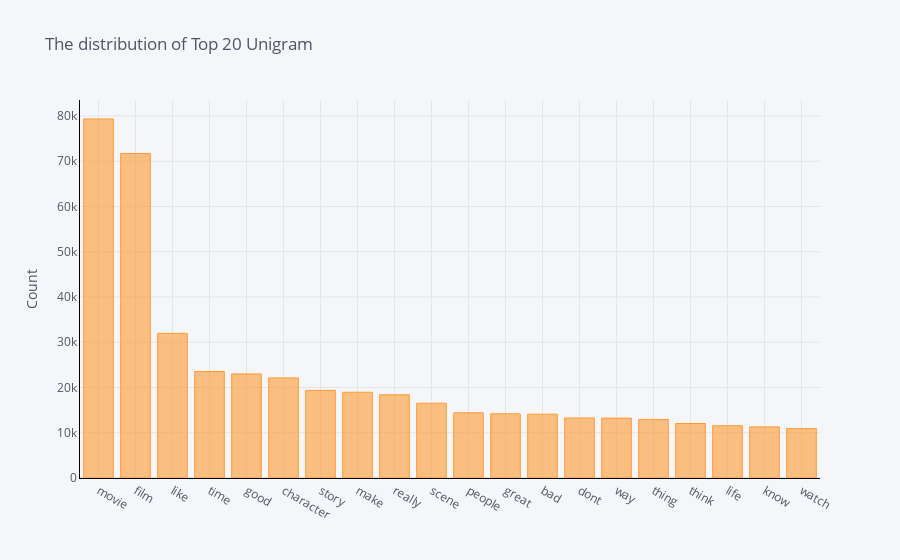

Notebook code cell kept with this figure:
### Code cell
dfu = pd.DataFrame(common_words, columns = ['Unigram Text', 'Count'])
dfu
dfu.groupby('Unigram Text').sum()['Count'].sort_values(ascending=False).iplot(kind='bar', yTitle='Count', linecolor='black', title='The distribution of Top 20 Unigram')

### Figure 1 — Plotly figure (JSON) as saved in the notebook; plotly's stock layout.template omitted (floating-point values rounded to 4 significant figures)
{"data": [{"marker": {"color": "rgba(255, 153, 51, 0.6)", "line": {"color": "rgba(255, 153, 51, 1.0)", "width": 1}}, "name": "Count", "orientation": "v", "text": "", "x": ["movie", "film", "like", "time", "good", "character", "story", "make", "really", "scene", "people", "great", "bad", "dont", "way", "thing", "think", "life", "know", "watch"], "y": [79352, 71714, 31964, 23537, 23001, 22118, 19358, 18953, 18391, 16527, 14408, 14193, 14106, 13268, 13231, 12938, 12044, 11543, 11297, 10914], "type": "bar"}], "layout": {"legend": {"bgcolor": "#F5F6F9", "font": {"color": "#4D5663"}}, "paper_bgcolor": "#F5F6F9", "plot_bgcolor": "#F5F6F9", "title": {"font": {"color": "#4D5663"}, "text": "The distribution of Top 20 Unigram"}, "xaxis": {"gridcolor": "#E1E5ED", "linecolor": "black", "showgrid": true, "tickfont": {"color": "#4D5663"}, "title": {"font": {"color": "#4D5663"}, "text": ""}, "zerolinecolor": "#E1E5ED"}, "yaxis": {"gridcolor": "#E1E5ED", "linecolor": "black", "showgrid": true, "tickfont": {"color": "#4D5663"}, "title": {"font": {"color": "#4D5663"}, "text": "Count"}, "zerolinecolor": "#E1E5ED"}}}
